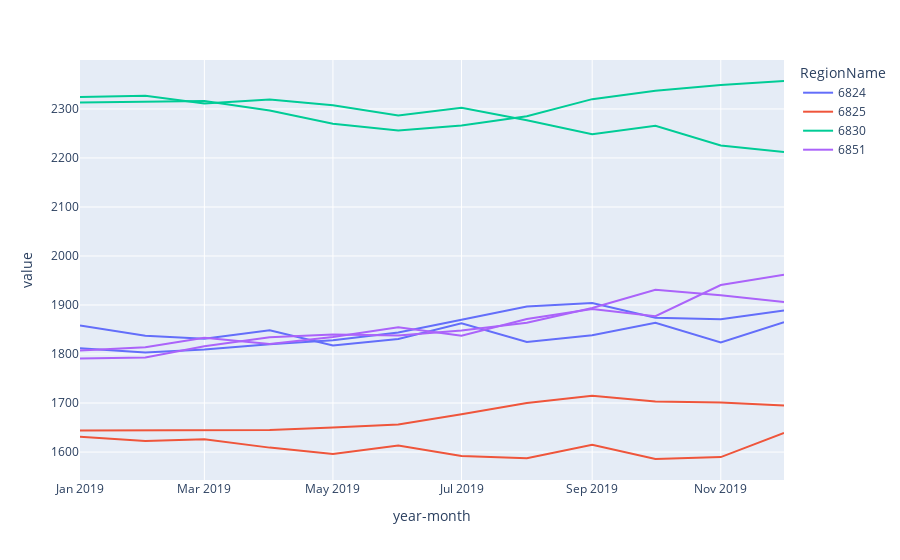

Here is the notebook cell this chart was saved with:
### Code cell
px.line(rstable[rstable['RegionName'].isin(zips)], y=['ZRI_scaled_x','ZRI_scaled_y'],x='year-month', color='RegionName')

### Figure 1 — Plotly figure (JSON) as saved in the notebook; plotly's stock layout.template omitted (floating-point values rounded to 4 significant figures)
{"data": [{"hovertemplate": "RegionName=6824<br>variable=ZRI_scaled_x<br>year-month=%{x}<br>value=%{y}<extra></extra>", "legendgroup": "6824", "line": {"color": "#636efa", "dash": "solid"}, "marker": {"symbol": "circle"}, "mode": "lines", "name": "6824", "orientation": "v", "showlegend": true, "type": "scatter", "x": ["2019-01", "2019-02", "2019-03", "2019-04", "2019-05", "2019-06", "2019-07", "2019-08", "2019-09", "2019-10", "2019-11", "2019-12"], "xaxis": "x", "y": [1858.0, 1837.0, 1831.0, 1848.0, 1818.0, 1831.0, 1863.0, 1824.0, 1838.0, 1864.0, 1823.0, 1865.0], "yaxis": "y"}, {"hovertemplate": "RegionName=6824<br>variable=ZRI_scaled_y<br>year-month=%{x}<br>value=%{y}<extra></extra>", "legendgroup": "6824", "line": {"color": "#636efa", "dash": "solid"}, "marker": {"symbol": "circle"}, "mode": "lines", "name": "6824", "orientation": "v", "showlegend": false, "type": "scatter", "x": ["2019-01", "2019-02", "2019-03", "2019-04", "2019-05", "2019-06", "2019-07", "2019-08", "2019-09", "2019-10", "2019-11", "2019-12"], "xaxis": "x", "y": [1812, 1803, 1809, 1820, 1828, 1844, 1870, 1897, 1904, 1874, 1871, 1889], "yaxis": "y"}, {"hovertemplate": "RegionName=6825<br>variable=ZRI_scaled_x<br>year-month=%{x}<br>value=%{y}<extra></extra>", "legendgroup": "6825", "line": {"color": "#EF553B", "dash": "solid"}, "marker": {"symbol": "circle"}, "mode": "lines", "name": "6825", "orientation": "v", "showlegend": true, "type": "scatter", "x": ["2019-01", "2019-02", "2019-03", "2019-04", "2019-05", "2019-06", "2019-07", "2019-08", "2019-09", "2019-10", "2019-11", "2019-12"], "xaxis": "x", "y": [1631.0, 1622.0, 1626.0, 1609.0, 1596.0, 1614.0, 1592.0, 1587.0, 1615.0, 1586.0, 1590.0, 1639.0], "yaxis": "y"}, {"hovertemplate": "RegionName=6825<br>variable=ZRI_scaled_y<br>year-month=%{x}<br>value=%{y}<extra></extra>", "legendgroup": "6825", "line": {"color": "#EF553B", "dash": "solid"}, "marker": {"symbol": "circle"}, "mode": "lines", "name": "6825", "orientation": "v", "showlegend": false, "type": "scatter", "x": ["2019-01", "2019-02", "2019-03", "2019-04", "2019-05", "2019-06", "2019-07", "2019-08", "2019-09", "2019-10", "2019-11", "2019-12"], "xaxis": "x", "y": [1644, 1644, 1645, 1645, 1650, 1656, 1677, 1700, 1715, 1703, 1701, 1695], "yaxis": "y"}, {"hovertemplate": "RegionName=6830<br>variable=ZRI_scaled_x<br>year-month=%{x}<br>value=%{y}<extra></extra>", "legendgroup": "6830", "line": {"color": "#00cc96", "dash": "solid"}, "marker": {"symbol": "circle"}, "mode": "lines", "name": "6830", "orientation": "v", "showlegend": true, "type": "scatter", "x": ["2019-01", "2019-02", "2019-03", "2019-04", "2019-05", "2019-06", "2019-07", "2019-08", "2019-09", "2019-10", "2019-11", "2019-12"], "xaxis": "x", "y": [2324.0, 2327.0, 2311.0, 2319.0, 2307.0, 2286.0, 2303.0, 2277.0, 2248.0, 2266.0, 2225.0, 2212.0], "yaxis": "y"}, {"hovertemplate": "RegionName=6830<br>variable=ZRI_scaled_y<br>year-month=%{x}<br>value=%{y}<extra></extra>", "legendgroup": "6830", "line": {"color": "#00cc96", "dash": "solid"}, "marker": {"symbol": "circle"}, "mode": "lines", "name": "6830", "orientation": "v", "showlegend": false, "type": "scatter", "x": ["2019-01", "2019-02", "2019-03", "2019-04", "2019-05", "2019-06", "2019-07", "2019-08", "2019-09", "2019-10", "2019-11", "2019-12"], "xaxis": "x", "y": [2313, 2314, 2316, 2297, 2270, 2256, 2266, 2285, 2320, 2337, 2349, 2357], "yaxis": "y"}, {"hovertemplate": "RegionName=6851<br>variable=ZRI_scaled_x<br>year-month=%{x}<br>value=%{y}<extra></extra>", "legendgroup": "6851", "line": {"color": "#ab63fa", "dash": "solid"}, "marker": {"symbol": "circle"}, "mode": "lines", "name": "6851", "orientation": "v", "showlegend": true, "type": "scatter", "x": ["2019-01", "2019-02", "2019-03", "2019-04", "2019-05", "2019-06", "2019-07", "2019-08", "2019-09", "2019-10", "2019-11", "2019-12"], "xaxis": "x", "y": [1807.0, 1814.0, 1833.0, 1820.0, 1835.0, 1855.0, 1837.0, 1872.0, 1892.0, 1877.0, 1941.0, 1962.0], "yaxis": "y"}, {"hovertemplate": "RegionName=6851<br>variable=ZRI_scaled_y<br>year-month=%{x}<br>value=%{y}<extra></extra>", "legendgroup": "6851", "line": {"color": "#ab63fa", "dash": "solid"}, "marker": {"symbol": "circle"}, "mode": "lines", "name": "6851", "orientation": "v", "showlegend": false, "type": "scatter", "x": ["2019-01", "2019-02", "2019-03", "2019-04", "2019-05", "2019-06", "2019-07", "2019-08", "2019-09", "2019-10", "2019-11", "2019-12"], "xaxis": "x", "y": [1791, 1793, 1816, 1834, 1840, 1838, 1848, 1864, 1894, 1931, 1920, 1906], "yaxis": "y"}], "layout": {"legend": {"title": {"text": "RegionName"}, "tracegroupgap": 0}, "margin": {"t": 60}, "xaxis": {"anchor": "y", "domain": [0, 1], "title": {"text": "year-month"}}, "yaxis": {"anchor": "x", "domain": [0, 1], "title": {"text": "value"}}}}
